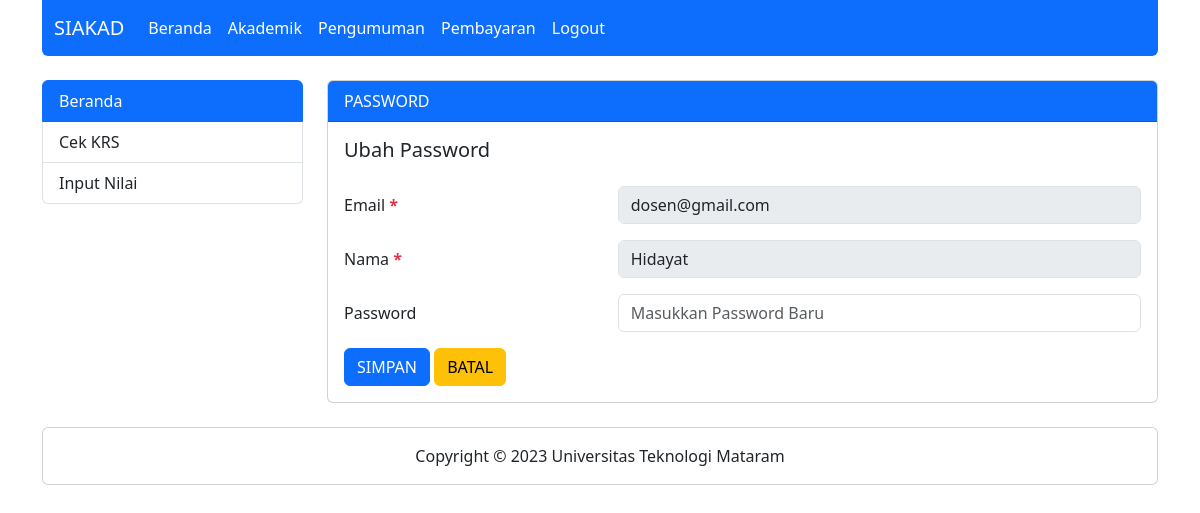
Page /beranda.php?page=pwresets (signed in) on the earlier database version.
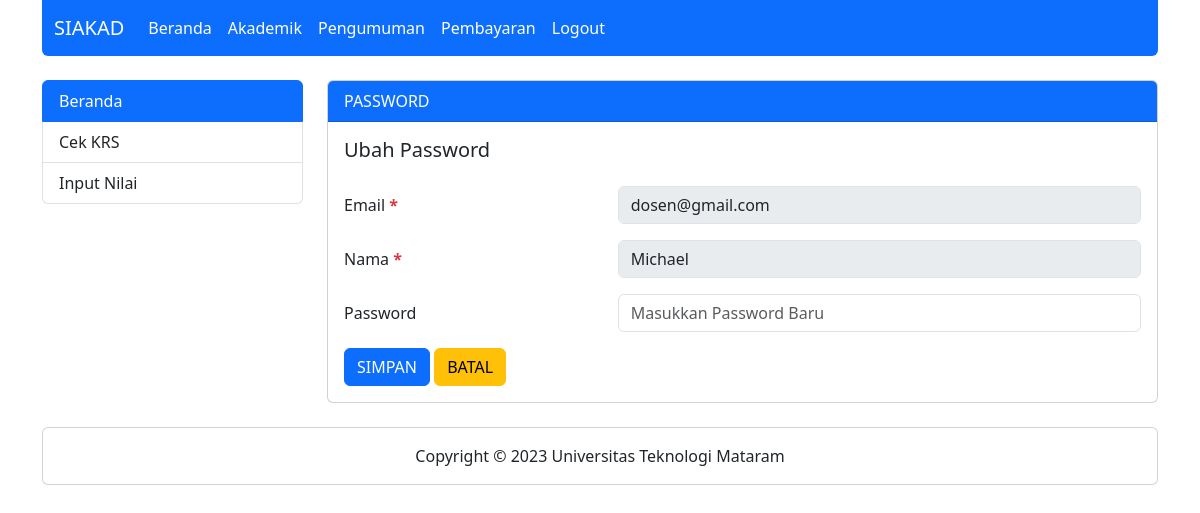
Same page on the later database version.
### tables this page shows
CREATE TABLE `tb_user` (
  `email` char(255) NOT NULL,
  `password` varchar(255) NOT NULL,
  `level` varchar(255) NOT NULL,
  `nama_lengkap` varchar(255) NOT NULL
);

### pwresets.php (the view, shortened to what this page needs)
<div class="card">
    <div class="card-header text-bg-primary fw-medium">
        PASSWORD
    </div>
    <div class="card-body">
        <div class="d-flex gap-2 alig-items-center mb-4">
            <h5 class="card-title my-auto">Ubah Password</h5>
        </div>
        <?php
        include 'koneksi.php';
        if (isset($_SESSION['email'])) {
            $email = $_SESSION['email'];
            $profil = mysqli_query($koneksi, "SELECT * FROM tb_user WHERE email='$email'");
            $hasil = mysqli_fetch_array($profil);
        } else {
            header('Location: beranda.php');
        }
        ?>
        <form action="" method="POST">
            <div class="row mb-3">
                <label for="email" class="col-sm-4 col-form-label">Email <strong class="text-danger">*</strong></label>
                <div class="col-sm-8">
                    <input type="email" class="form-control" id="email" name="email" value="<?php echo $hasil['email']; ?>" disabled required>
                </div>
            </div>
            <div class="row mb-3">
                <label for="nama_lengkap" class="col-sm-4 col-form-label">Nama <strong class="text-danger">*</strong></label>
                <div class="col-sm-8">
                    <input type="text" class="form-control" id="nama_lengkap" name="nama_lengkap" value="<?php echo $hasil['nama_lengkap']; ?>" disabled required>
                </div>
            </div>
            <div class="row mb-3">
                <label for="password" class="col-sm-4 col-form-label">Password</label>
                <div class="col-sm-8">
                    <input type="password" class="form-control" id="password" name="password" value="" placeholder="Masukkan Password Baru" autofocus>
                </div>
            </div>
            <input type="submit" name="simpan" value="SIMPAN" class="btn btn-primary">
            <a href="beranda.php" class="btn btn-warning">BATAL</a>
        </form>
    </div>
</div>

Differences in the rows shown:
changed tb_user "dosen@gmail.com": nama_lengkap "Hidayat" → "Michael"
